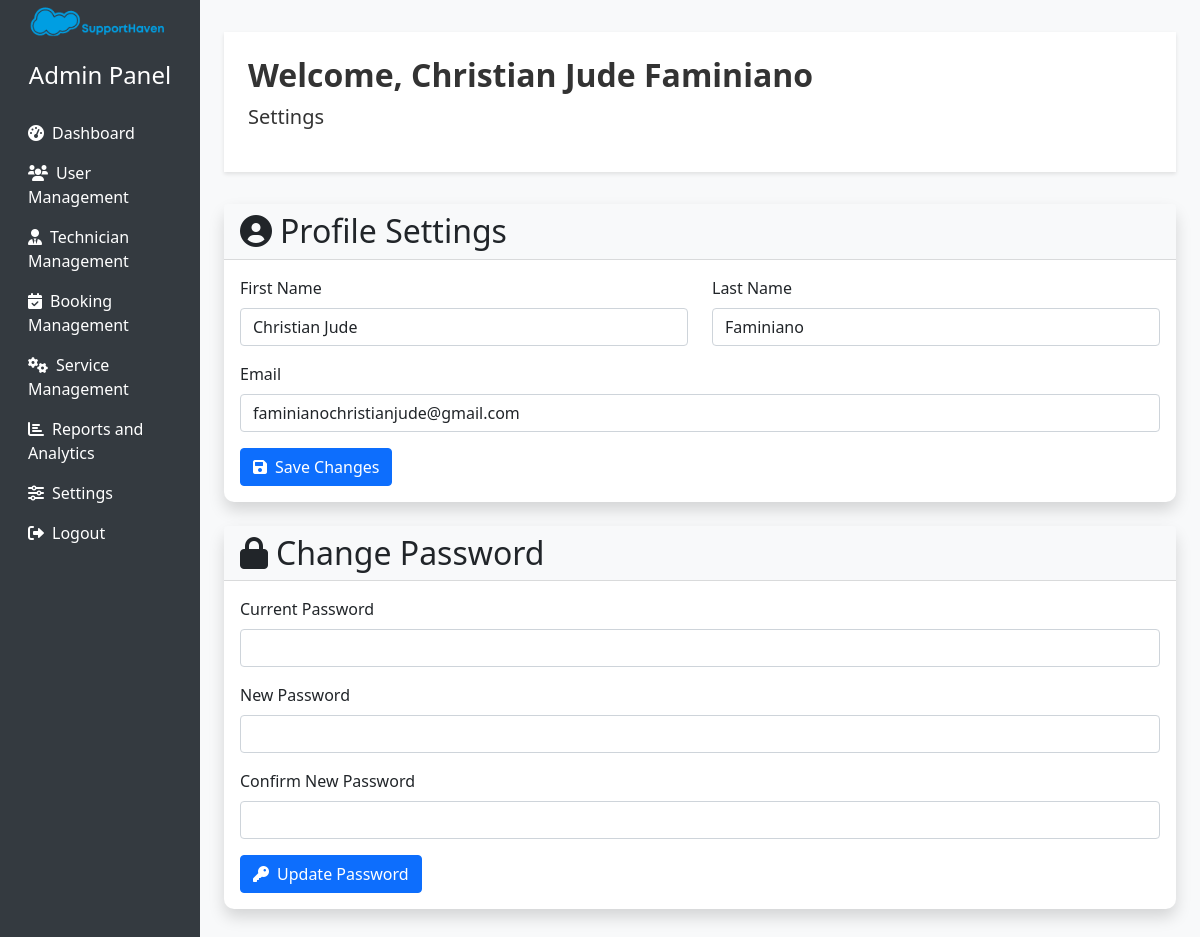
Page /admin/settings.php (signed in) on the committed database.
### tables this page shows
CREATE TABLE `users` (
  `id` int(11) NOT NULL,
  `firstname` varchar(50) NOT NULL,
  `lastname` varchar(50) NOT NULL,
  `email` varchar(100) NOT NULL,
  `password` varchar(255) NOT NULL,
  `created_at` timestamp NOT NULL DEFAULT current_timestamp(),
  `user_role_id` int(11) NOT NULL,
  `auth_provider` enum('local','google','facebook') DEFAULT 'local',
  `oauth_id` varchar(255) DEFAULT NULL,
  `avatar` VARCHAR(255) DEFAULT NULL
);

### admin/settings.php (the view, shortened to what this page needs)
<?php
$database = new Connection();
$db = $database->getConnection();
$query = "SELECT * FROM users WHERE id = :user_id";
$stmt = $db->prepare($query);
$stmt->bindParam(':user_id', $_SESSION['user_id']);
$stmt->execute();
$admin = $stmt->fetch(PDO::FETCH_ASSOC);
$adminName = $admin['firstname'] . ' ' . $admin['lastname'];
?>
<!DOCTYPE html>
<html lang="en">
<head>
    <link href="https://cdn.jsdelivr.net/npm/bootstrap@5.1.3/dist/css/bootstrap.min.css" rel="stylesheet">
    <link rel="stylesheet" href="https://cdnjs.cloudflare.com/ajax/libs/font-awesome/6.0.0-beta3/css/all.min.css">
</head>
<body class="bg-gray-50">
    <div class="container-fluid">
        <div class="row">
            <nav class="col-md-3 col-lg-2 d-md-block sidebar">
                <div class="position-sticky">
                    <div class="text-center mb-4">
                        <img src="../images/logo.png" alt="SupportHaven Logo" class="admin-logo mb-3">
                        <h4>Admin Panel</h4>
                    </div>
                    <ul class="nav flex-column">
                        <li class="nav-item">
                            <a class="nav-link" href="admin.php"><i class="fas fa-tachometer-alt me-2"></i>Dashboard</a>
                        </li>
                        <li class="nav-item">
                            <a class="nav-link" href="users.php"><i class="fas fa-users me-2"></i>User Management</a>
                        </li>
                        <li class="nav-item">
                            <a class="nav-link" href="technician-management.php"><i class="fas fa-user-tie me-2"></i>Technician Management</a>
                        </li>
                        <li class="nav-item">
                            <a class="nav-link" href="booking-management.php"><i class="fas fa-calendar-check me-2"></i>Booking Management</a>
                        </li>
                        <li class="nav-item">
                            <a class="nav-link" href="service-management.php"><i class="fas fa-cogs me-2"></i>Service Management</a>
                        </li>
                        <li class="nav-item">
                            <a class="nav-link" href="analytics.php"><i class="fas fa-chart-bar me-2"></i>Reports and Analytics</a>
                        </li>
                        <li class="nav-item">
                            <a class="nav-link active" href="settings.php"><i class="fas fa-sliders-h me-2"></i>Settings</a>
                        </li>
                        <li class="nav-item">
                            <a class="nav-link" href="../logout.php"><i class="fas fa-sign-out-alt me-2"></i>Logout</a>
                        </li>
                    </ul>
                </div>
            </nav>
            <main role="main" class="col-md-9 ml-sm-auto col-lg-10 px-md-4 main-content">
                <div class="admin-header p-4">
                    <h2 class="display-9 fw-bold">Welcome, <?php echo $adminName; ?></h2>
                    <p class="lead">Settings</p>
                </div>
                <div class="card mb-4">
                    <div class="card-header bg-light">
                        <h2 class="mb-0"><i class="fas fa-user-circle me-2"></i>Profile Settings</h2>
                    </div>
                    <div class="card-body">
                        <form method="POST" class="needs-validation" novalidate>
                            <div class="row">
                                <div class="col-md-6 mb-3">
                                    <label for="firstname" class="form-label">First Name</label>
                                    <input type="text" class="form-control" id="firstname" name="firstname"
                                           value="<?php echo htmlspecialchars($admin['firstname']); ?>" required>
                                </div>
                                <div class="col-md-6 mb-3">
                                    <label for="lastname" class="form-label">Last Name</label>
                                    <input type="text" class="form-control" id="lastname" name="lastname"
                                           value="<?php echo htmlspecialchars($admin['lastname']); ?>" required>
                                </div>
                            </div>
                            <div class="mb-3">
                                <label for="email" class="form-label">Email</label>
                                <input type="email" class="form-control" id="email" name="email"
                                       value="<?php echo htmlspecialchars($admin['email']); ?>" required>
                            </div>
                            <button type="submit" name="update_profile" class="btn btn-primary">
                                <i class="fas fa-save me-2"></i>Save Changes
                            </button>
                        </form>
                    </div>
                </div>
                <div class="card mb-4">
                    <div class="card-header bg-light">
                        <h2 class="mb-0"><i class="fas fa-lock me-2"></i>Change Password</h2>
                    </div>
                    <div class="card-body">
                        <form method="POST" class="needs-validation" novalidate>
                            <div class="mb-3">
                                <label for="current_password" class="form-label">Current Password</label>
                                <input type="password" class="form-control" id="current_password" name="current_password" required>
                            </div>
                            <div class="mb-3">
                                <label for="new_password" class="form-label">New Password</label>
                                <input type="password" class="form-control" id="new_password" name="new_password" required>
                            </div>
                            <div class="mb-3">
                                <label for="confirm_password" class="form-label">Confirm New Password</label>
                                <input type="password" class="form-control" id="confirm_password" name="confirm_password" required>
                            </div>
                            <button type="submit" name="change_password" class="btn btn-primary">
                                <i class="fas fa-key me-2"></i>Update Password
                            </button>
                        </form>
                    </div>
                </div>
            </main>
        </div>
    </div>
</body>
</html>

### admin/settings.php (style rules this page uses)
body { font-family: 'Segoe UI', Tahoma, Geneva, Verdana, sans-serif; background-color: #f8f9fa; }
.sidebar { background-color: #343a40; min-height: 100vh; color: #fff; }
.sidebar .nav-link { color: #fff; transition: all 0.3s; }
.main-content { padding: 2rem; }
.card { border: none; border-radius: 10px; box-shadow: 0 0.5rem 1rem rgba(0, 0, 0, 0.15); transition: all 0.3s; }
.admin-header { background-color: #ffffff; color: #333; padding: 1rem 0; margin-bottom: 2rem; box-shadow: 0 2px 4px rgba(0,0,0,0.1); }
.admin-logo { max-width: 150px; height: auto; }

### rows in the picture
users: adminName "Christian Jude Faminiano", firstname "Christian Jude", lastname "Faminiano", email "faminianochristianjude@gmail.com"
